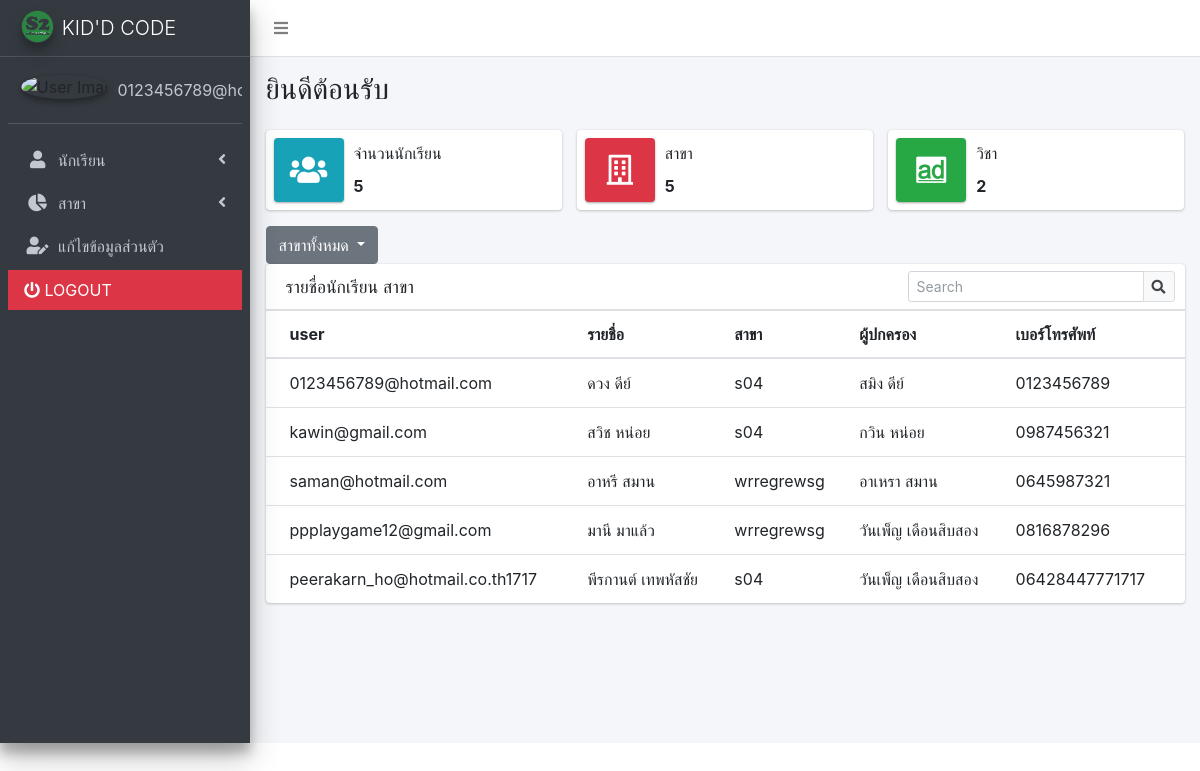
/admin/index.php (signed in), run on the app's committed database.
### tables this page shows
CREATE TABLE `student` (
  `student_id` int(11) NOT NULL,
  `student_user` varchar(100) NOT NULL,
  `student_password` text NOT NULL,
  `student_photo` text DEFAULT NULL,
  `student_fullname` varchar(100) NOT NULL,
  `student_nic` varchar(100) NOT NULL,
  `student_birth` date NOT NULL,
  `student_branch` varchar(11) NOT NULL,
  `student_parents` varchar(255) NOT NULL,
  `student_status` varchar(100) NOT NULL,
  `student_line` varchar(100) DEFAULT NULL,
  `student_facebook` varchar(100) DEFAULT NULL,
  `student_tel` varchar(20) DEFAULT NULL,
  `student_email` varchar(100) DEFAULT NULL,
  `credit_by` int(11) DEFAULT NULL,
  `credit_date` date NOT NULL
);

### admin/index.php (the view, shortened to what this page needs)
<?php
  require('../condb.php');
  $count_stu = "SELECT * from student";
  $result2 = mysqli_query($conn, $count_stu);
  $total = mysqli_num_rows($result2);
  $count_major = "SELECT * from branch WHERE branch_show = 's'";
  $result3 = mysqli_query($conn, $count_major);
  $total2 = mysqli_num_rows($result3);
  $count_sj = "SELECT * from subject";
  $result4 = mysqli_query($conn, $count_sj);
  $total3 = mysqli_num_rows($result4);
  if(!isset($_GET['sel_major'])){
    $select_major = "สาขาทั้งหมด";
    $show = "SELECT * FROM student";
    $result_show = mysqli_query($conn , $show);
  }
?>
<!DOCTYPE html>
<html lang="en">
<head>
  <link rel="stylesheet" href="../plugins/fontawesome-free/css/all.min.css">
  <link rel="stylesheet" href="../plugins/datatables-bs4/css/dataTables.bootstrap4.min.css">
  <link rel="stylesheet" href="../plugins/datatables-responsive/css/responsive.bootstrap4.min.css">
  <link rel="stylesheet" href="../plugins/datatables-buttons/css/buttons.bootstrap4.min.css">
  <link rel="stylesheet" href="../dist/css/adminlte.min.css">
</head>
<body class="hold-transition sidebar-mini">
<div class="wrapper">
  <nav class="main-header navbar navbar-expand navbar-white navbar-light">
    <ul class="navbar-nav">
      <li class="nav-item">
        <a class="nav-link" data-widget="pushmenu" href="#" role="button"><i class="fas fa-bars"></i></a>
      </li>
    </ul>
    </nav>
  <aside class="main-sidebar sidebar-dark-primary elevation-4">
    <a href="index.php" class="brand-link">
      <img src="../img/2.png" alt="kid'd code Logo" class="brand-image img-circle elevation-3" style="opacity: .8">
      <span class="brand-text font-weight-light">KID'D CODE</span>
    </a>
    <div class="sidebar">
      <div class="user-panel mt-3 pb-3 mb-3 d-flex">
        <div class="image">
          <img src="<?php echo $_SESSION['photo'];?>" class="img-circle elevation-2" alt="User Image">
        </div>
        <div class="info">
          <a href="index.php" class="d-block"><?php echo $_SESSION['fullname'];?></a>
        </div>
      </div>
      <nav class="mt-2">
        <ul class="nav nav-pills nav-sidebar flex-column" data-widget="treeview" role="menu" data-accordion="false">
               <li class="nav-item">
                <a href="#" class="nav-link">
                  <i class="nav-icon fas fa-user"></i>
                  <p>
                    นักเรียน
                    <i class="fas fa-angle-left right"></i>
                  </p>
                </a>
              </li>
              <li class="nav-item">
                <a href="#" class="nav-link">
                  <i class="nav-icon fas fa-chart-pie"></i>
                  <p>
                    สาขา
                    <i class="right fas fa-angle-left"></i>
                  </p>
                </a>
                  <li class="nav-item">
                    <a href="edit.php" class="nav-link">
                        <i class="nav-icon fas fa-user-edit"></i>
                      <p>
                        แก้ไขข้อมูลส่วนตัว
                      </p>
                    </a>
                  </li>
                  <li class="btn-danger">
                  <a href="addclass.php?logout='1'" class="nav-link ">
                    <i class="fas fa-power-off" style="color: white;"> </i>
                  <p style="color: white;">
                   LOGOUT
                  </p>
                </a>
              </li>
          </li>
        </ul>
      </nav>
    </div>
  </aside>
     <div class="content-wrapper">
      <div class="content-header">
        <div class="container-fluid">
          <div class="row mb-2">
            <div class="col-sm-6">
              <h1 class="m-0">ยินดีต้อนรับ</h1>
            </div>
            <div class="col-sm-6">
            </div>
          </div>
        </div>
      </div>
      <section class="content">
        <div class="container-fluid">
          <div class="row">
            <div class="col-12 col-sm-6 col-md-4">
              <div class="info-box">
                <span class="info-box-icon bg-info elevation-1"><i class="fas fa-users"></i></span>
                <div class="info-box-content">
                  <span class="info-box-text">จำนวนนักเรียน</span>
                  <span class="info-box-number">
                        <?php echo $total;?>
                  </span>
                </div>
              </div>
              <button class="btn btn-secondary dropdown-toggle" type="button" id="dropdownMenuButton" data-toggle="dropdown" aria-haspopup="true" aria-expanded="false">
                      <?php echo $select_major;?>
                      </button>
            </div>
            <div class="col-12 col-sm-6 col-md-4">
              <div class="info-box mb-3">
                <span class="info-box-icon bg-danger elevation-1"><i class="far fa-building"></i></i></span>
                <div class="info-box-content">
                  <span class="info-box-text">สาขา</span>
                  <span class="info-box-number"><?php echo $total2;?></span>
                </div>
              </div>
            </div>
            <div class="col-12 col-sm-6 col-md-4">
              <div class="info-box mb-3">
                <span class="info-box-icon bg-success elevation-1"><i class="fab fa-adversal"></i></span>
                <div class="info-box-content">
                  <span class="info-box-text">วิชา</span>
                  <span class="info-box-number"><?php echo $total3;?></span>
                </div>
              </div>
            </div>
          </div>
          <div class="row">
              <div class="col-md-12">
                <div class="card">
                  <div class="card-header">
                    <h3 class="card-title">รายชื่อนักเรียน สาขา</h3>
                    <div class="card-tools">
                      <div class="input-group input-group-sm" style="width: 100%;">
                        <input type="text" name="table_search" class="form-control float-right" placeholder="Search">
                        <div class="input-group-append">
                          <button type="submit" class="btn btn-default">
                            <i class="fas fa-search"></i>
                          </button>
                        </div>
                      </div>
                    </div>
                  </div>
                  <div class="card-body table-responsive p-0" style="height: 100%;">
                    <table class="table table-head-fixed text-nowrap">
                      <thead>
                      <tr>
                            <th>user</th>
                            <th>รายชื่อ</th>
                            <th>สาขา</th>
                            <th>ผู้ปกครอง</th>
                            <th>เบอร์โทรศัพท์</th>
                          </tr>
                      </thead>
                      <tbody>
                        <tr>
                        <?php while($row = mysqli_fetch_array($result_show, MYSQLI_ASSOC)) {?>
                            <td><?php echo $row["student_user"];?></td>
                            <td><?php echo $row["student_fullname"];?></td>
                            <td><?php echo $row["student_branch"];?></td>
                            <td><?php echo $row["student_parents"];?></td>
                            <td><?php echo $row["student_tel"];?></td>
                        </tr>
                        <?php }?>
                      </tbody>
                    </table>
                  </div>
                </div>
              </div>
            </div>
</div></section>
</div>
</body>
</html>

### data on the page
student: student_user "0123456789@hotmail.com", student_fullname "ดวง ดีย์", student_branch "s04", student_parents "สมิง ดีย์", student_tel "0123456789"
student: student_user "kawin@gmail.com", student_fullname "สวิช หน่อย", student_branch "s04", student_parents "กวิน หน่อย", student_tel "0987456321"
student: student_user "saman@hotmail.com", student_fullname "อาหรี สมาน", student_branch "wrregrewsg", student_parents "อาเหรา สมาน", student_tel "0645987321"
student: student_user "ppplaygame12@gmail.com", student_fullname "มานี มาแล้ว", student_branch "wrregrewsg", student_parents "วันเพ็ญ เดือนสิบสอง", student_tel "0816878296"
student: student_user "peerakarn_ho@hotmail.co.th1717", student_fullname "พีรกานต์ เทพหัสชัย", student_branch "s04", student_parents "วันเพ็ญ เดือนสิบสอง", student_tel "06428447771717"

### other printed values
$total "5"
$select_major "สาขาทั้งหมด"
$total2 "5"
$total3 "2"
